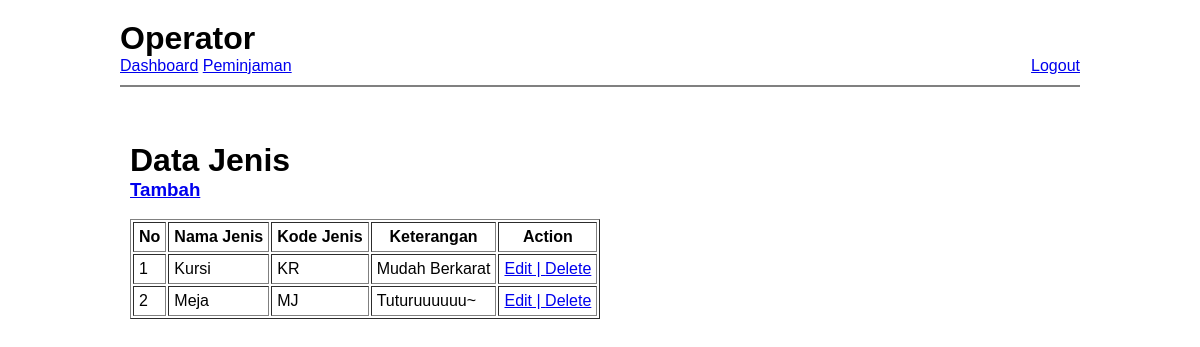
/admin_lihat_jenis.php (signed in), run on the app's committed database.
### tables this page shows
CREATE TABLE `jenis` (
  `id_jenis` varchar(255) NOT NULL,
  `nama_jenis` varchar(255) NOT NULL,
  `kode_jenis` varchar(255) NOT NULL,
  `keterangan` text NOT NULL
);

### classes/Database.php (called while the page is built, shortened)
<?php
class Database{
 	private $db, $result;
	var $host = "localhost";
	var $name = "root";
	var $pass = "";
	var $db_name = "latihan_inventaris";
	function __construct(){
		$this->db = mysqli_connect($this->host, $this->name, $this->pass,$this->db_name);
	}
	function run($query) {
		 return $this->result = mysqli_query($this->db, $query);
	}
}
?>

### classes/Jenis.php (called while the page is built, shortened)
<?php
require_once 'Database.php';
Class Jenis extends Database {
	public function get_all() {
		return $this->run("SELECT * FROM jenis");
	}
}
 ?>

### admin_lihat_jenis.php (the view, shortened to what this page needs)
<?php
$jenis = new Jenis();
$data = $jenis->get_all();
require_once 'templates/header-admin.php';
 ?>
 <div class="wrapper">
 	<h1>Data Jenis</h1>
 	<h3><a href="admin_add_jenis.php">Tambah</a></h3><br>
 	<table border="1">
 		<tr>
 			<th>No</th>
 			<th>Nama Jenis</th>
 			<th>Kode Jenis</th>
 			<th>Keterangan</th>
 			<th>Action</th>
 		</tr>
 		<?php $i = 1; ?>
		<?php foreach ($data as $row) { ?>
 		<tr>
 			<td><?=$i?></td>
 			<td><?=$row['nama_jenis']?></td>
 			<td><?=$row['kode_jenis']?></td>
 			<td><?=$row['keterangan']?></td>
 			<td><a href="admin_edit_jenis.php?id_jenis=<?=$row['id_jenis']?>">Edit |
 				<a href="admin_delete_jenis.php?id_jenis=<?=$row['id_jenis']?>">Delete</a></a></td>
 		</tr>
 		<?php $i++ ?>
 		<?php } ?>
 	</table>
 </div>
 </body>
 </html>

### assets/style.css (style rules this page uses)
* { margin: 0; padding: 0; }
body { font-family: Arial, Helvetica, sans-serif; }
th,td,input,select { padding: 5px; }
.wrapper { margin: 5px; padding: 5px; }

### data on the page
jenis: nama_jenis "Kursi", kode_jenis "KR", keterangan "Mudah Berkarat"
jenis: nama_jenis "Meja", kode_jenis "MJ", keterangan "Tuturuuuuuu~"

### other printed values
$_SESSION['level'] "Operator"
